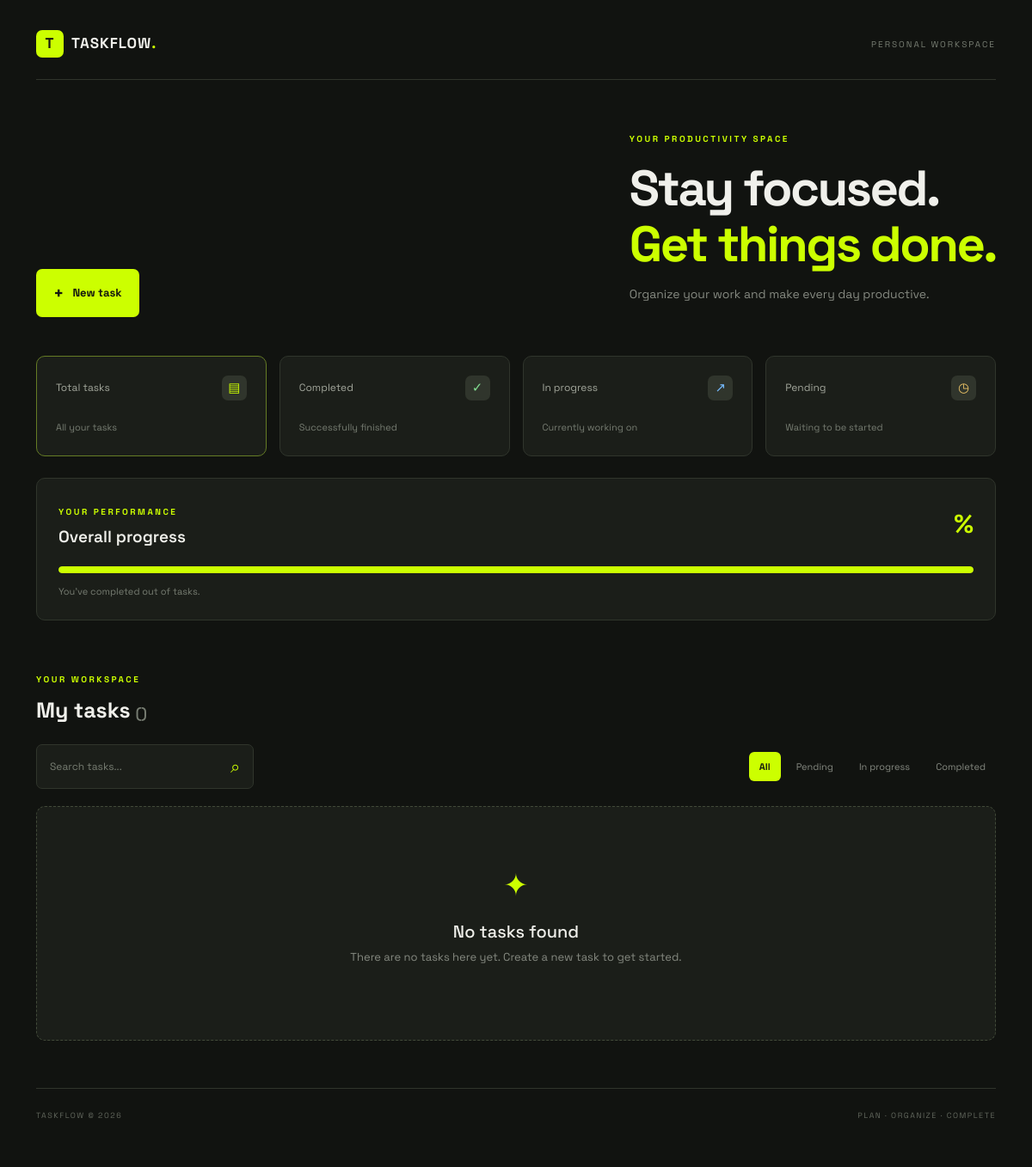
Before: / (signed in) with the older database file.
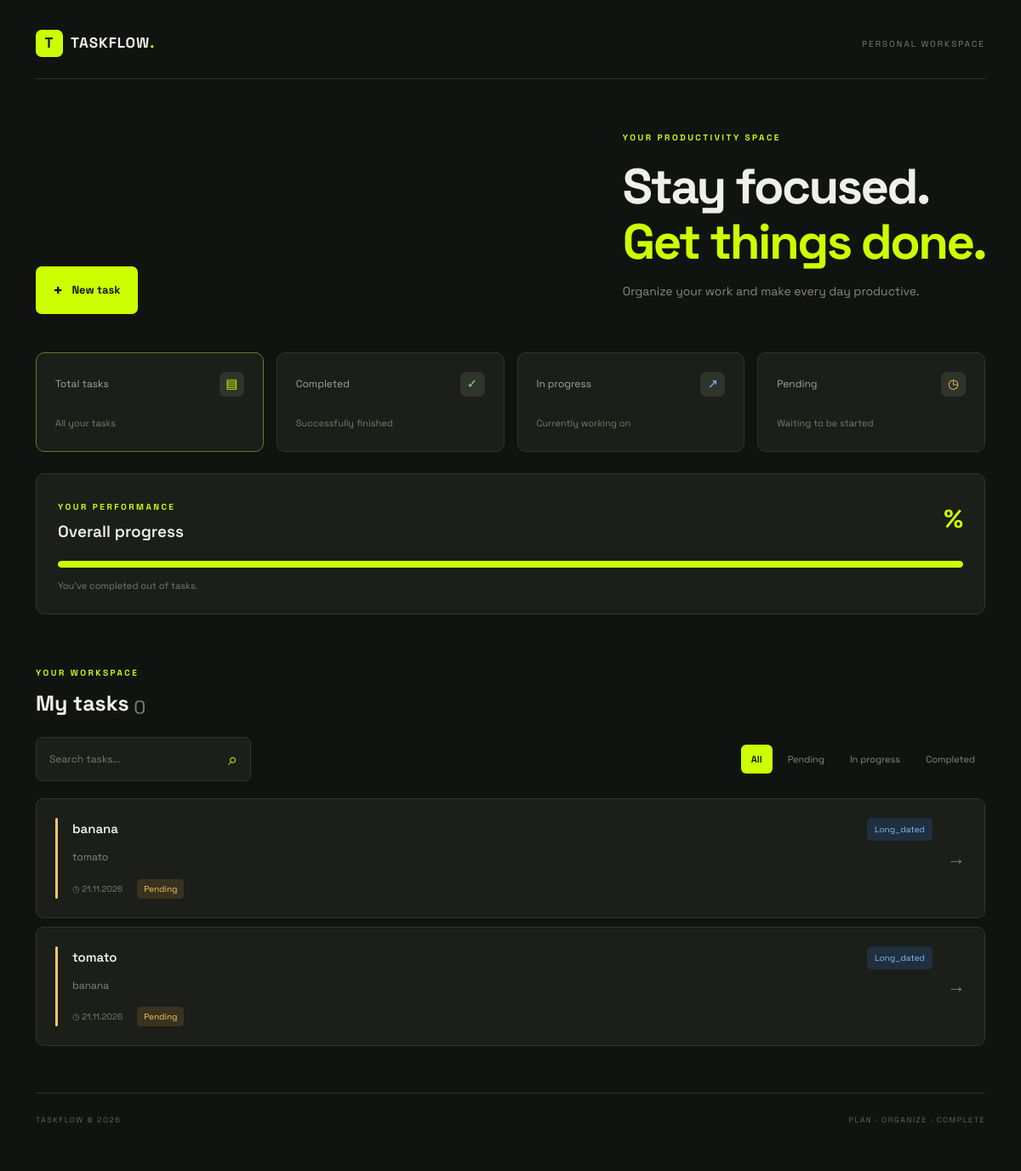
After: the same page with the newer database file.
### tasks_app/models.py (models this page shows, shortened)
class Task(models.Model):
    STATUS_CHOICES = [
        ('Pending', 'Pending'),
        ('In Progress', 'In Progress'),
        ('Completed', 'Completed'),
    ]
    PRIORITY_CHOICES = [
        ('Essential', 'Essential'),
        ('Basicly on nearest time', 'Basicly on nearest time'),
        ('Long_dated', 'Long_dated'),
    ]
    title = models.CharField(max_length=100)
    description = models.TextField()
    started_time = models.DateTimeField(auto_now_add=True)
    completed_time = models.DateTimeField(null=True, blank=True)
    status = models.CharField(max_length=20, choices=STATUS_CHOICES)
    priority = models.CharField(max_length=25, choices=PRIORITY_CHOICES)
    author = models.ForeignKey('auth.User', on_delete=models.CASCADE, null=True, blank=True)

### tasks_app/views.py (the view)
# urls.py: path('', views.TaskListView.as_view(), name='task_list'),
class TaskListView(LoginRequiredMixin, ListView):
    model = Task
    template_name = 'task_list.html'
    context_object_name = 'tasks'
    def get_queryset(self):
        return Task.objects.filter(author=self.request.user)

### templates/task_list.html (shortened to what this page needs)
{% extends 'base.html' %}
{% load static %}
{% block content %}
<div class="dashboard">
    <nav class="dashboard-nav">
        <a href="#" class="brand">
            <span class="brand-icon">T</span>
            TASKFLOW<span class="brand-dot">.</span>
        </a>
        <span class="nav-label">PERSONAL WORKSPACE</span>
    </nav>
    <header class="welcome-section">
            <a href="{% url 'task_create' %}" class="add-task-btn">
        <span>+</span> New task
            </a>
        <div>
            <span class="eyebrow">YOUR PRODUCTIVITY SPACE</span>
            <h1>Stay focused.<br><span>Get things done.</span></h1>
            <p>Organize your work and make every day productive.</p>
        </div>
    </header>
    <section class="stats-grid">
        <div class="stat-card main-stat">
            <div class="stat-top">
                <span>Total tasks</span>
                <span class="stat-icon">▤</span>
            </div>
            <span class="stat-description">All your tasks</span>
        </div>
        <div class="stat-card">
            <div class="stat-top">
                <span>Completed</span>
                <span class="stat-icon green">✓</span>
            </div>
            <span class="stat-description">Successfully finished</span>
        </div>
        <div class="stat-card">
            <div class="stat-top">
                <span>In progress</span>
                <span class="stat-icon blue">↗</span>
            </div>
            <span class="stat-description">Currently working on</span>
        </div>
        <div class="stat-card">
            <div class="stat-top">
                <span>Pending</span>
                <span class="stat-icon yellow">◷</span>
            </div>
            <span class="stat-description">Waiting to be started</span>
        </div>
    </section>
    <section class="progress-section">
        <div class="progress-heading">
            <div>
                <span class="eyebrow">YOUR PERFORMANCE</span>
                <h2>Overall progress</h2>
            </div>
            <strong>{{ completion_rate }}%</strong>
        </div>
        <div class="progress-track">
            <div class="progress-fill"
                 style="width: {{ completion_rate }}%;">
            </div>
        </div>
        <p>
            You've completed {{ completed_tasks }} out of
            {{ total_tasks }} tasks.
        </p>
    </section>
    <section class="tasks-section">
        <div class="tasks-heading">
            <div>
                <span class="eyebrow">YOUR WORKSPACE</span>
                <h2>My tasks <span>({{ total_tasks }})</span></h2>
            </div>
        </div>
        <div class="task-toolbar">
            <form method="GET" class="search-form">
                <input
                    type="text"
                    name="search"
                    placeholder="Search tasks..."
                    value="{{ search_query }}"
                >
                <button type="submit">⌕</button>
            </form>
            <div class="filter-links">
                <a href="{% url 'task_list' %}"
                   class="{% if not current_status %}active{% endif %}">
                    All
                </a>
                <a href="?status=Pending"
                   class="{% if current_status == 'Pending' %}active{% endif %}">
                    Pending
                </a>
                <a href="?status=In Progress"
                   class="{% if current_status == 'In Progress' %}active{% endif %}">
                    In progress
                </a>
                <a href="?status=Completed"
                   class="{% if current_status == 'Completed' %}active{% endif %}">
                    Completed
                </a>
            </div>
        </div>
        <div class="task-list">
            {% for task in tasks %}
                <article class="task-item">
                    <div class="task-indicator
                        indicator-{{ task.status|slugify }}">
                    </div>
                    <div class="task-main">
                        <div class="task-title-row">
                            <a href="{% url 'task_detail' task.id %}"
                               class="task-title">
                                {{ task.title }}
                            </a>
                            <span class="task-priority
                                priority-{{ task.priority|slugify }}">
                                {{ task.get_priority_display }}
                            </span>
                        </div>
                        <p class="task-description">
                            {{ task.description|truncatechars:110 }}
                        </p>
                        <div class="task-meta">
                            <span>
                                ◷ {{ task.started_time|date:"d.m.Y" }}
                            </span>
                            <span class="task-status-label
                                label-{{ task.status|slugify }}">
                                {{ task.get_status_display }}
                            </span>
                        </div>
                    </div>
                    <a href="{% url 'task_detail' task.id %}"
                       class="task-arrow">
                        →
                    </a>
                </article>
            {% empty %}
                <div class="empty-state">
                    <div class="empty-icon">✦</div>
                    <h3>No tasks found</h3>
                    <p>
                        There are no tasks here yet.
                        Create a new task to get started.
                    </p>
                </div>
            {% endfor %}
        </div>
    </section>
    <footer class="dashboard-footer">
        <span>TASKFLOW © 2026</span>
        <span>PLAN · ORGANIZE · COMPLETE</span>
    </footer>
</div>
{% endblock %}

### templates/base.html (shortened to what this page needs)
<!DOCTYPE html>
<html lang="uk">
<head>
    <link href="https://cdn.jsdelivr.net/npm/bootstrap@5.3.6/dist/css/bootstrap.min.css" rel="stylesheet">
    {% load static %}
    <link rel="stylesheet" href="{% static 'style.css' %}">
</head>
<body>
<div class="container mt-4">
    {% block content %}
    {% endblock %}
</div>
</body>
</html>

Changed rows visible on the page:
added Task: title "banana", priority "Long_dated", description "tomato", started_time "21.11.2026", status "Pending"
added Task: title "tomato", priority "Long_dated", description "banana", started_time "21.11.2026", status "Pending"
Other visible differences:
text no longer shown: "✦ No tasks found There are no tasks here yet. Create a new task to get started."
